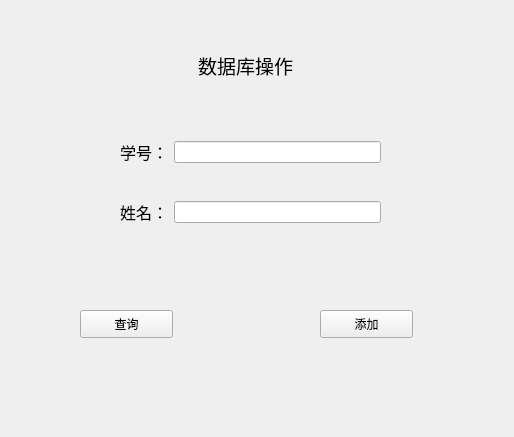
<?xml version="1.0" encoding="UTF-8"?>
<ui version="4.0">
 <class>Widget</class>
 <widget class="QWidget" name="Widget">
  <property name="geometry">
   <rect>
    <x>0</x>
    <y>0</y>
    <width>514</width>
    <height>437</height>
   </rect>
  </property>
  <property name="windowTitle">
   <string>Widget</string>
  </property>
  <widget class="QLabel" name="label_2">
   <property name="geometry">
    <rect>
     <x>180</x>
     <y>40</y>
     <width>131</width>
     <height>51</height>
    </rect>
   </property>
   <property name="text">
    <string>&lt;html&gt;&lt;head/&gt;&lt;body&gt;&lt;p align=&quot;center&quot;&gt;&lt;span style=&quot; font-size:14pt;&quot;&gt;数据库操作&lt;/span&gt;&lt;/p&gt;&lt;/body&gt;&lt;/html&gt;</string>
   </property>
  </widget>
  <widget class="QPushButton" name="selectButton">
   <property name="geometry">
    <rect>
     <x>80</x>
     <y>310</y>
     <width>93</width>
     <height>28</height>
    </rect>
   </property>
   <property name="text">
    <string>查询</string>
   </property>
  </widget>
  <widget class="QPushButton" name="addButton">
   <property name="geometry">
    <rect>
     <x>320</x>
     <y>310</y>
     <width>93</width>
     <height>28</height>
    </rect>
   </property>
   <property name="text">
    <string>添加</string>
   </property>
  </widget>
  <widget class="QWidget" name="">
   <property name="geometry">
    <rect>
     <x>120</x>
     <y>140</y>
     <width>261</width>
     <height>84</height>
    </rect>
   </property>
   <layout class="QVBoxLayout" name="verticalLayout">
    <item>
     <layout class="QHBoxLayout" name="horizontalLayout">
      <item>
       <widget class="QLabel" name="label">
        <property name="text">
         <string>&lt;html&gt;&lt;head/&gt;&lt;body&gt;&lt;p align=&quot;center&quot;&gt;&lt;span style=&quot; font-size:12pt;&quot;&gt;学号：&lt;/span&gt;&lt;/p&gt;&lt;/body&gt;&lt;/html&gt;</string>
        </property>
       </widget>
      </item>
      <item>
       <widget class="QLineEdit" name="numberLineEdit"/>
      </item>
     </layout>
    </item>
    <item>
     <spacer name="verticalSpacer_3">
      <property name="orientation">
       <enum>Qt::Vertical</enum>
      </property>
      <property name="sizeHint" stdset="0">
       <size>
        <width>20</width>
        <height>40</height>
       </size>
      </property>
     </spacer>
    </item>
    <item>
     <spacer name="verticalSpacer_2">
      <property name="orientation">
       <enum>Qt::Vertical</enum>
      </property>
      <property name="sizeHint" stdset="0">
       <size>
        <width>20</width>
        <height>40</height>
       </size>
      </property>
     </spacer>
    </item>
    <item>
     <spacer name="verticalSpacer">
      <property name="orientation">
       <enum>Qt::Vertical</enum>
      </property>
      <property name="sizeHint" stdset="0">
       <size>
        <width>20</width>
        <height>40</height>
       </size>
      </property>
     </spacer>
    </item>
    <item>
     <layout class="QHBoxLayout" name="horizontalLayout_2">
      <item>
       <widget class="QLabel" name="label_3">
        <property name="text">
         <string>&lt;html&gt;&lt;head/&gt;&lt;body&gt;&lt;p align=&quot;center&quot;&gt;&lt;span style=&quot; font-size:12pt;&quot;&gt;姓名：&lt;/span&gt;&lt;/p&gt;&lt;/body&gt;&lt;/html&gt;</string>
        </property>
       </widget>
      </item>
      <item>
       <widget class="QLineEdit" name="nameLineEdit"/>
      </item>
     </layout>
    </item>
   </layout>
  </widget>
 </widget>
 <resources/>
 <connections/>
</ui>
